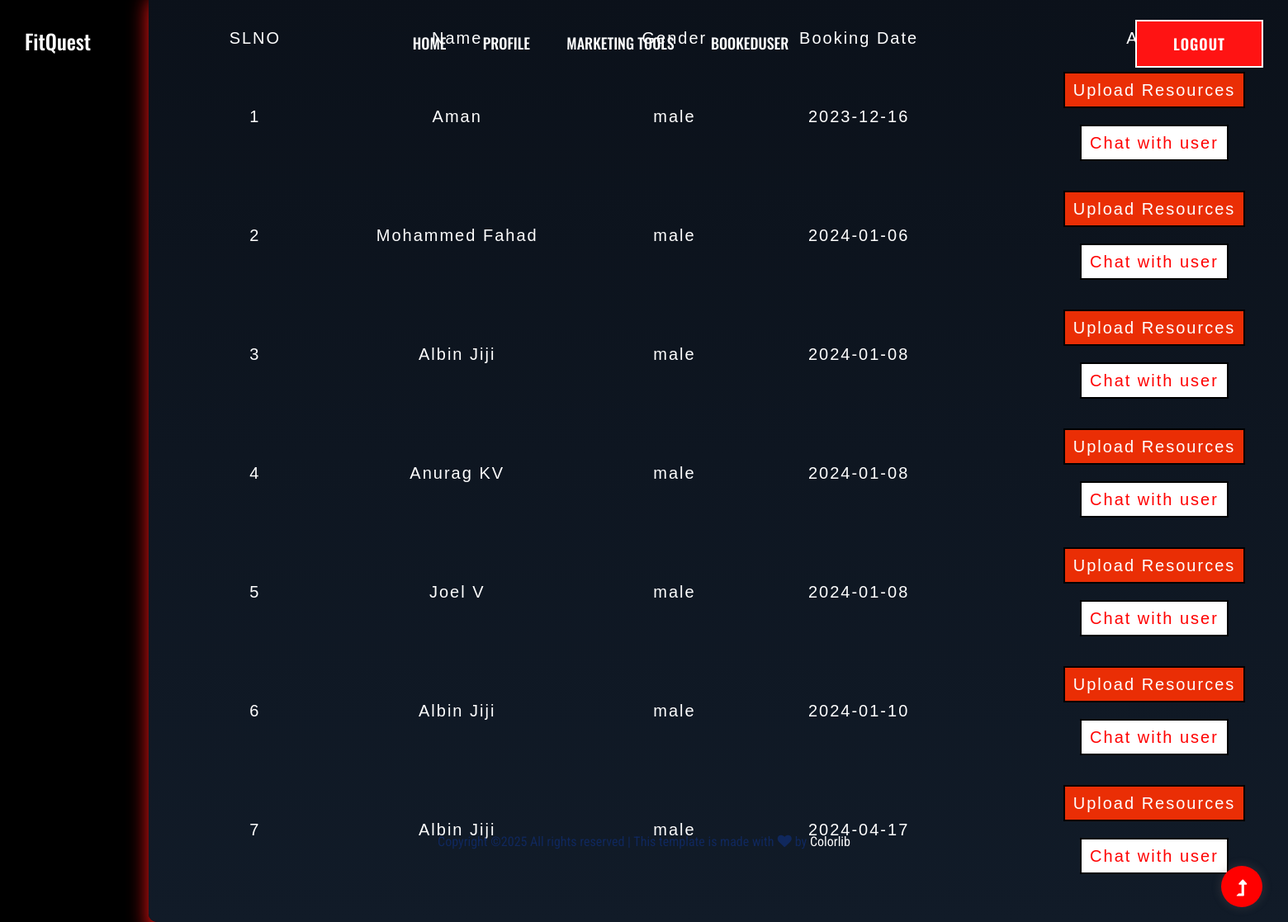
The app's page /Nutrition/BookedUser.php with its own data.
### tables this page shows
CREATE TABLE `tbl_booking` (
  `booking_id` int(11) NOT NULL,
  `date` date NOT NULL DEFAULT current_timestamp(),
  `status` int(11) NOT NULL DEFAULT 0,
  `user_id` int(11) NOT NULL,
  `trainer_id` int(11) NOT NULL DEFAULT 0,
  `nutrition_id` int(11) NOT NULL DEFAULT 0
);

CREATE TABLE `tbl_user` (
  `user_id` int(11) NOT NULL,
  `user_name` varchar(50) NOT NULL,
  `user_email` varchar(20) NOT NULL,
  `user_password` varchar(10) NOT NULL,
  `user_gender` varchar(10) NOT NULL,
  `user_address` varchar(100) NOT NULL,
  `user_photo` varchar(500) NOT NULL,
  `district_id` int(11) NOT NULL,
  `place_id` int(11) NOT NULL,
  `user_contact` varchar(20) NOT NULL,
  `user_date` date NOT NULL DEFAULT current_timestamp()
);

### Nutrition/BookedUser.php (the view, shortened to what this page needs)
<?php
include("Head.php");
include("../Assets/Connection/connection.php");
$nutritionid=$_SESSION['nid'];
$selqry="select*from tbl_booking u inner join tbl_user p on p.user_id=u.user_id where u.nutrition_id='".$nutritionid."' ";
$row=$con->query($selqry);
?>
<!DOCTYPE html PUBLIC "-//W3C//DTD XHTML 1.0 Transitional//EN" "http://www.w3.org/TR/xhtml1/DTD/xhtml1-transitional.dtd">
<html xmlns="http://www.w3.org/1999/xhtml">
<head>
</head>
<body>
<br><br><br><br><br><br>
  <div id="tab">
  <div id="login-form"  >
<div id="login-details">
<form id="form1" name="form1" method="post" action="" align="center" style="font-size: 20px;" >
  <table width="100%" border="1">
    <tr>
      <td width="42">SLNO</td>
      <td width="37">Name</td>
      <td width="45">Gender</td>
      <td width="55">Booking Date</td>
      <td width="106">Action</td>
    </tr>
    <?php
	$i=1;
	while($data=$row->fetch_assoc())
	{
	?>
    <tr>
      <td><?php echo $i;?></td>
      <td><?php echo $data['user_name'];?></td>
      <td><?php echo $data['user_gender'];?></td>
      <td><?php echo $data['date'];?></td>
      <td align="center"><a  href="Nutritionistupload.php?eid=<?php echo $data["booking_id"]?>" style="color:white"class="GFG">Upload Resources</a>
    <br><a href="UserChat.php?id=<?php  echo $data["user_id"]?> "style="color:Red" class="DFG">Chat with user</a></td>
    </tr>
    <?php
    $i++;
	}
	?>
  </table>
  </div>
  </div>
  </div>
</body>
<br><br><br><br><br><br><br><br><br><br><br><br><br><br><br><br><br><br><br><br><br><br><br><br><br><br><br><br><br><br><br><br><br><br><br><br><br><br><br><br><br><br>
<?php
include("Foot.php");
?>
</html>

### Nutrition/Head.php (shortened to what this page needs)
<!doctype html>
<html class="no-js" lang="zxx">
<head>
    <link rel="stylesheet" href="../Assets/Template/Main/assets/css/bootstrap.min.css">
    <link rel="stylesheet" href="../Assets/Template/Main/assets/css/owl.carousel.min.css">
    <link rel="stylesheet" href="../Assets/Template/Main/assets/css/slicknav.css">
    <link rel="stylesheet" href="../Assets/Template/Main/assets/css/flaticon.css">
    <link rel="stylesheet" href="../Assets/Template/Main/assets/css/gijgo.css">
    <link rel="stylesheet" href="../Assets/Template/Main/assets/css/animate.min.css">
    <link rel="stylesheet" href="../Assets/Template/Main/assets/css/animated-headline.css">
    <link rel="stylesheet" href="../Assets/Template/Main/assets/css/magnific-popup.css">
    <link rel="stylesheet" href="../Assets/Template/Main/assets/css/fontawesome-all.min.css">
    <link rel="stylesheet" href="../Assets/Template/Main/assets/css/themify-icons.css">
    <link rel="stylesheet" href="../Assets/Template/Main/assets/css/slick.css">
    <link rel="stylesheet" href="../Assets/Template/Main/assets/css/nice-select.css">
    <link rel="stylesheet" href="../Assets/Template/Main/assets/css/style.css">
    <link rel="stylesheet" href="../Assets/Template/form.css">
</head>
<body class="black-bg">
    <header>
        <div class="header-area header-transparent">
            <div class="main-header header-sticky">
                <div class="container-fluid">
                    <div class="menu-wrapper d-flex align-items-center justify-content-between">
                        <div class="logo">
                            <a href="index.html"><h1 style="color: white">FitQuest</h1></a>
                        </div>
                        <div class="main-menu f-right d-none d-lg-block">
                            <nav>
                                <ul id="navigation">
                                    <li><a href="HomePage.php">HOME</a></li>
                                    <li><a href="">Profile</a>
                                    </li>
                                    <li><a href="NutritionIntro.php">MARKETING TOOLS</a></li>
                                    <li><a href="BookedUser.php">BookedUser</a></li>
                                </ul>
                            </nav>
                        </div>
                        <div class="header-btns d-none d-lg-block f-right">
                           <a href="Logout.php" class="btn">Logout</a>
                       </div>
                       <div class="col-12">
                    </div>
                </div>
            </div>
        </div>
    </div>
</header>
<br><br><br>

### Nutrition/Foot.php (shortened to what this page needs)
<br><br><br>
  <div class="footer-bottom">
                <div class="row d-flex align-items-center">
                    <div class="col-lg-12">
                        <div class="footer-copy-right text-center">
                        <br><br><br><br><br><br><br><br><br><br><br><br><br>
                            <p>
                              Copyright &copy;<script>document.write(new Date().getFullYear());</script> All rights reserved | This template is made with <i class="fa fa-heart" aria-hidden="true"></i> by <a href="https://colorlib.com" target="_blank">Colorlib</a>
                              </p>
                          </div>
                      </div>
                  </div>
              </div>
  <div id="back-top" >
    <a title="Go to Top" href="#"> <i class="fas fa-level-up-alt"></i></a>
</div>
</body>
</html>

### Assets/Template/form.css (style rules this page uses)
#tab { font-family: "Trebuchet MS", Arial, Helvetica, sans-serif; border-collapse: collapse; width: 100%; }
#tab td, #tab th { border: px solid #ddd; padding: 8px; color: white; }
#tab a { color:#06F; }

### Nutrition/BookedUser.php (style rules this page uses)
body { margin:0; padding:0; background: #111B28; }
#login-form { position: absolute; top: 550px; left: 930px; width: 1500px; padding: 40px; transform: translate(-50%, -50%); background: linear-gradient(#0B111A, #111B28); box-sizing: border-box; box-shadow: 0 15px 25px #ff1313; border-radius: 10px; color: white; letter-spacing: .2em ; }
.GFG { background-color: #EA2E05; border: 2px solid black; color: green; padding: 5px 10px; text-align: center; display: inline-block; font-size: 20px; margin: 10px 30px; cursor: pointer; }
.DFG { background-color: white; border: 2px solid black; color: green; padding: 5px 10px; text-align: center; display: inline-block; font-size: 20px; margin: 10px 30px; cursor: pointer; }
tr, td { border-style: hidden; }

### records on screen
tbl_booking: user.user_name "Aman", user.user_gender "male", date "2023-12-16"
tbl_booking: user.user_name "Mohammed Fahad", user.user_gender "male", date "2024-01-06"
tbl_booking: user.user_name "Albin Jiji", user.user_gender "male", date "2024-01-08"
tbl_booking: user.user_name "Anurag KV", user.user_gender "male", date "2024-01-08"
tbl_booking: user.user_name "Joel V", user.user_gender "male", date "2024-01-08"
tbl_booking: user.user_name "Albin Jiji", user.user_gender "male", date "2024-01-10"
tbl_booking: user.user_name "Albin Jiji", user.user_gender "male", date "2024-04-17"
